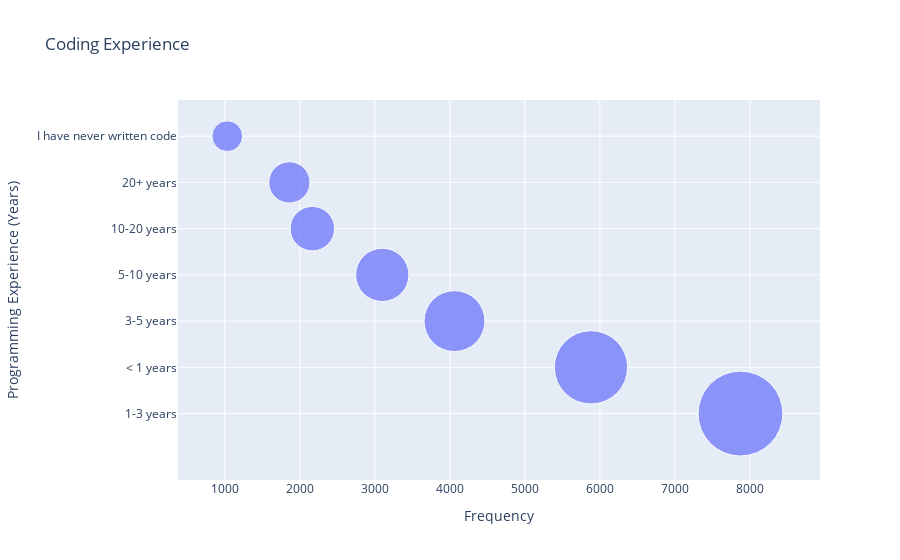

Notebook code for this chart:
### Code cell
fig = px.scatter(d3, x="Frequency", y="Programming Experience (Years)", size="Frequency",
                 hover_name="Frequency", title='Coding Experience', size_max=60)
fig.show()

### Figure 1 — Plotly figure (JSON) as saved in the notebook; plotly's stock layout.template omitted (floating-point values rounded to 4 significant figures)
{"data": [{"hovertemplate": "<b>%{hovertext}</b><br><br>Frequency=%{marker.size}<br>Programming Experience (Years)=%{y}<extra></extra>", "hovertext": [7874, 5881, 4061, 3099, 2166, 1860, 1032], "legendgroup": "", "marker": {"color": "#636efa", "size": [7874, 5881, 4061, 3099, 2166, 1860, 1032], "sizemode": "area", "sizeref": 2.187, "symbol": "circle"}, "mode": "markers", "name": "", "orientation": "h", "showlegend": false, "type": "scatter", "x": [7874, 5881, 4061, 3099, 2166, 1860, 1032], "xaxis": "x", "y": ["1-3 years", "< 1 years", "3-5 years", "5-10 years", "10-20 years", "20+ years", "I have never written code"], "yaxis": "y"}], "layout": {"legend": {"itemsizing": "constant", "tracegroupgap": 0}, "title": {"text": "Coding Experience"}, "xaxis": {"anchor": "y", "domain": [0, 1], "title": {"text": "Frequency"}}, "yaxis": {"anchor": "x", "domain": [0, 1], "title": {"text": "Programming Experience (Years)"}}}}
